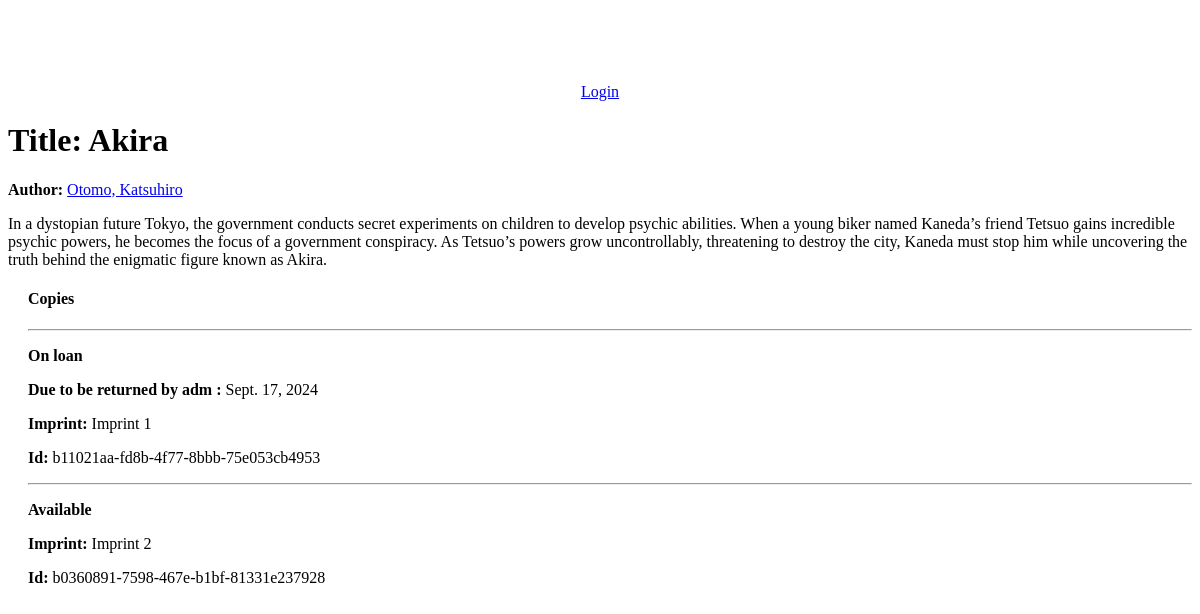
Screenshot of /catalog/book/287 with the database file from the repository.
### catalog/models.py (models this page shows, shortened)
class Book(models.Model):
    title = models.CharField(max_length=200)
    author = models.ForeignKey('Author', on_delete=models.SET_NULL, null=True)
    summary = models.TextField(max_length=1000, help_text='Enter a brief description of the book')
    isbn = models.CharField('ISBN', max_length=13, help_text='13 Character <a href="https://www.isbn-international.org/content/what-isbn">ISBN number</a>')
    genre = models.ManyToManyField(Genre, help_text='Select a genre for this book')
    class Meta:
        ordering = ['title']

class Author(models.Model):
    first_name = models.CharField(max_length=100)
    last_name = models.CharField(max_length=100)
    date_of_birth = models.DateField(null=True, blank=True)
    date_of_death = models.DateField('Died', null=True, blank=True)
    class Meta:
        ordering = ['first_name','last_name' ]
    def get_absolute_url(self):
        return reverse('author-detail', args=[str(self.id)])
    def __str__(self):
        return f'{self.last_name}, {self.first_name}'

class BookInstance(models.Model):
    id = models.UUIDField(primary_key=True, default=uuid.uuid4, help_text='Unique ID for this particular book across whole library')
    book = models.ForeignKey('Book', on_delete=models.SET_NULL, null=True)
    imprint = models.CharField(max_length=200)
    due_back = models.DateField(null=True, blank=True)
    borrower = models.ForeignKey(User, on_delete=models.SET_NULL, null=True, blank=True)
    LOAN_STATUS = (
        ('m', 'Maintenance'),
        ('o', 'On loan'),
        ('a', 'Available'),
        ('r', 'Reserved'),
    )
    status = models.CharField(
        max_length=1,
        choices=LOAN_STATUS,
        blank=True,
        default='m',
        help_text='Book availability',
    )
    class Meta:
        ordering = ['due_back']
        permissions = (("can_mark_returned", "Set book as returned"),
                       ("i_am_librarian", "i'm librarian")
                       )

### catalog/views.py (the view)
# urls.py: path('book/<int:pk>', views.BookDetailView.as_view(), name='book-detail'),
class BookDetailView(generic.DetailView):
    model = Book

### catalog/templates/catalog/book_detail.html
{% extends "base_generic.html" %}
{% block content %}
  <h1 class="display-3">Title: {{ book.title }}</h1>
  <p><strong>Author:</strong> <a href="{{book.author.get_absolute_url}}">{{ book.author }}</a></p>
  <p class="lead">{{book.summary}}</p>
  <div style="margin-left:20px;margin-top:20px">
    <h4>Copies</h4>
    {% for copy in book.bookinstance_set.all %}
      <hr>
      <p class="{% if copy.status == 'a' %}text-success{% elif copy.status == 'm' %}text-danger{% else %}text-warning{% endif %}"><strong>{{ copy.get_status_display }}</strong></p>
      {% if copy.status != 'a' %}
        <p><strong>Due to be returned by {{copy.borrower.username}} :</strong> {{copy.due_back}}</p>
      {% endif %}
      <p><strong>Imprint:</strong> {{copy.imprint}}</p>
      <p class="text-muted"><strong>Id:</strong> {{copy.id}}</p>
    {% endfor %}
  </div>
{% endblock %}

### rows the page displays
Book: title "Akira", author "Otomo, Katsuhiro", summary "In a dystopian future Tokyo, the government conducts secret experiments on children to develop psychic abilities. When a young biker named Kaneda’s friend Tetsuo gains incredible psychic powers, he becomes the focus of a government conspiracy. As Tetsuo’s powers grow uncontrollably, threatening to destroy the city, Kaneda must stop him while uncovering the truth behind the enigmatic figure known as Akira."
BookInstance: status "On loan", borrower.username "adm", due_back "Sept. 17, 2024", imprint "Imprint 1", id "b11021aa-fd8b-4f77-8bbb-75e053cb4953"
BookInstance: status "Available", imprint "Imprint 2", id "b0360891-7598-467e-b1bf-81331e237928"
